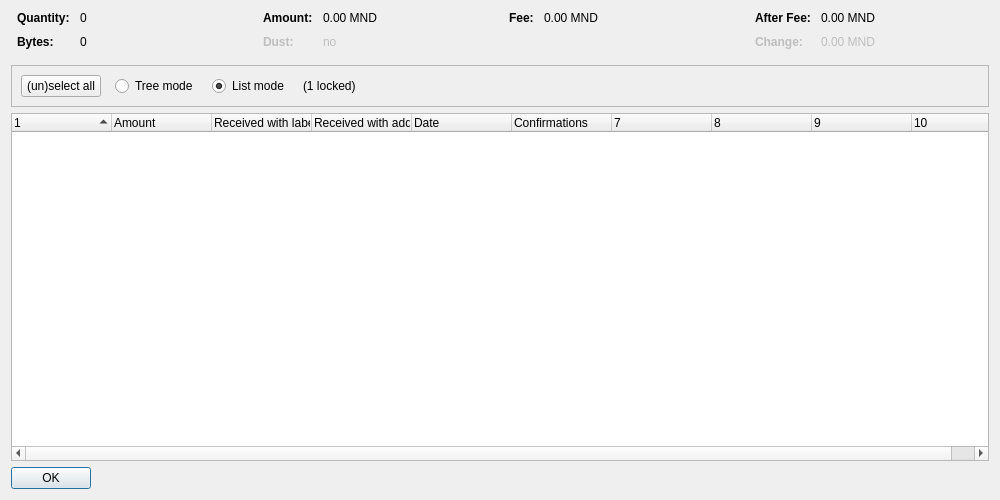
<?xml version="1.0" encoding="UTF-8"?>
<ui version="4.0">
 <class>CoinControlDialog</class>
 <widget class="QDialog" name="CoinControlDialog">
  <property name="geometry">
   <rect>
    <x>0</x>
    <y>0</y>
    <width>1000</width>
    <height>500</height>
   </rect>
  </property>
  <property name="windowTitle">
   <string>Coin Selection</string>
  </property>
  <layout class="QVBoxLayout" name="verticalLayout">
   <item>
    <layout class="QHBoxLayout" name="horizontalLayoutTop" stretch="0,0,0,0">
     <property name="topMargin">
      <number>0</number>
     </property>
     <property name="bottomMargin">
      <number>10</number>
     </property>
     <item>
      <layout class="QFormLayout" name="formLayoutCoinControl1">
       <property name="horizontalSpacing">
        <number>10</number>
       </property>
       <property name="verticalSpacing">
        <number>10</number>
       </property>
       <property name="leftMargin">
        <number>6</number>
       </property>
       <property name="rightMargin">
        <number>6</number>
       </property>
       <item row="0" column="0">
        <widget class="QLabel" name="labelCoinControlQuantityText">
         <property name="font">
          <font>
           <weight>75</weight>
           <bold>true</bold>
          </font>
         </property>
         <property name="text">
          <string>Quantity:</string>
         </property>
        </widget>
       </item>
       <item row="0" column="1">
        <widget class="QLabel" name="labelCoinControlQuantity">
         <property name="cursor">
          <cursorShape>IBeamCursor</cursorShape>
         </property>
         <property name="contextMenuPolicy">
          <enum>Qt::ActionsContextMenu</enum>
         </property>
         <property name="text">
          <string notr="true">0</string>
         </property>
         <property name="textInteractionFlags">
          <set>Qt::LinksAccessibleByMouse|Qt::TextSelectableByKeyboard|Qt::TextSelectableByMouse</set>
         </property>
        </widget>
       </item>
       <item row="1" column="0">
        <widget class="QLabel" name="labelCoinControlBytesText">
         <property name="font">
          <font>
           <weight>75</weight>
           <bold>true</bold>
          </font>
         </property>
         <property name="text">
          <string>Bytes:</string>
         </property>
        </widget>
       </item>
       <item row="1" column="1">
        <widget class="QLabel" name="labelCoinControlBytes">
         <property name="cursor">
          <cursorShape>IBeamCursor</cursorShape>
         </property>
         <property name="contextMenuPolicy">
          <enum>Qt::ActionsContextMenu</enum>
         </property>
         <property name="text">
          <string notr="true">0</string>
         </property>
         <property name="textInteractionFlags">
          <set>Qt::LinksAccessibleByMouse|Qt::TextSelectableByKeyboard|Qt::TextSelectableByMouse</set>
         </property>
        </widget>
       </item>
      </layout>
     </item>
     <item>
      <layout class="QFormLayout" name="formLayoutCoinControl2">
       <property name="horizontalSpacing">
        <number>10</number>
       </property>
       <property name="verticalSpacing">
        <number>10</number>
       </property>
       <property name="leftMargin">
        <number>6</number>
       </property>
       <property name="rightMargin">
        <number>6</number>
       </property>
       <item row="0" column="0">
        <widget class="QLabel" name="labelCoinControlAmountText">
         <property name="font">
          <font>
           <weight>75</weight>
           <bold>true</bold>
          </font>
         </property>
         <property name="text">
          <string>Amount:</string>
         </property>
        </widget>
       </item>
       <item row="0" column="1">
        <widget class="QLabel" name="labelCoinControlAmount">
         <property name="cursor">
          <cursorShape>IBeamCursor</cursorShape>
         </property>
         <property name="contextMenuPolicy">
          <enum>Qt::ActionsContextMenu</enum>
         </property>
         <property name="text">
          <string notr="true">0.00 MND</string>
         </property>
         <property name="textInteractionFlags">
          <set>Qt::LinksAccessibleByMouse|Qt::TextSelectableByKeyboard|Qt::TextSelectableByMouse</set>
         </property>
        </widget>
       </item>
       <item row="1" column="0">
        <widget class="QLabel" name="labelCoinControlLowOutputText">
         <property name="enabled">
          <bool>false</bool>
         </property>
         <property name="font">
          <font>
           <weight>75</weight>
           <bold>true</bold>
          </font>
         </property>
         <property name="text">
          <string>Dust:</string>
         </property>
        </widget>
       </item>
       <item row="1" column="1">
        <widget class="QLabel" name="labelCoinControlLowOutput">
         <property name="enabled">
          <bool>false</bool>
         </property>
         <property name="cursor">
          <cursorShape>IBeamCursor</cursorShape>
         </property>
         <property name="contextMenuPolicy">
          <enum>Qt::ActionsContextMenu</enum>
         </property>
         <property name="text">
          <string notr="true">no</string>
         </property>
         <property name="textInteractionFlags">
          <set>Qt::LinksAccessibleByMouse|Qt::TextSelectableByKeyboard|Qt::TextSelectableByMouse</set>
         </property>
        </widget>
       </item>
      </layout>
     </item>
     <item>
      <layout class="QFormLayout" name="formLayoutCoinControl3">
       <property name="horizontalSpacing">
        <number>10</number>
       </property>
       <property name="verticalSpacing">
        <number>10</number>
       </property>
       <property name="leftMargin">
        <number>6</number>
       </property>
       <property name="rightMargin">
        <number>6</number>
       </property>
       <item row="0" column="0">
        <widget class="QLabel" name="labelCoinControlFeeText">
         <property name="font">
          <font>
           <weight>75</weight>
           <bold>true</bold>
          </font>
         </property>
         <property name="text">
          <string>Fee:</string>
         </property>
        </widget>
       </item>
       <item row="0" column="1">
        <widget class="QLabel" name="labelCoinControlFee">
         <property name="cursor">
          <cursorShape>IBeamCursor</cursorShape>
         </property>
         <property name="contextMenuPolicy">
          <enum>Qt::ActionsContextMenu</enum>
         </property>
         <property name="text">
          <string notr="true">0.00 MND</string>
         </property>
         <property name="textInteractionFlags">
          <set>Qt::LinksAccessibleByMouse|Qt::TextSelectableByKeyboard|Qt::TextSelectableByMouse</set>
         </property>
        </widget>
       </item>
      </layout>
     </item>
     <item>
      <layout class="QFormLayout" name="formLayoutCoinControl4">
       <property name="horizontalSpacing">
        <number>10</number>
       </property>
       <property name="verticalSpacing">
        <number>10</number>
       </property>
       <property name="leftMargin">
        <number>6</number>
       </property>
       <property name="rightMargin">
        <number>6</number>
       </property>
       <item row="0" column="0">
        <widget class="QLabel" name="labelCoinControlAfterFeeText">
         <property name="font">
          <font>
           <weight>75</weight>
           <bold>true</bold>
          </font>
         </property>
         <property name="text">
          <string>After Fee:</string>
         </property>
        </widget>
       </item>
       <item row="0" column="1">
        <widget class="QLabel" name="labelCoinControlAfterFee">
         <property name="cursor">
          <cursorShape>IBeamCursor</cursorShape>
         </property>
         <property name="contextMenuPolicy">
          <enum>Qt::ActionsContextMenu</enum>
         </property>
         <property name="text">
          <string notr="true">0.00 MND</string>
         </property>
         <property name="textInteractionFlags">
          <set>Qt::LinksAccessibleByMouse|Qt::TextSelectableByKeyboard|Qt::TextSelectableByMouse</set>
         </property>
        </widget>
       </item>
       <item row="1" column="0">
        <widget class="QLabel" name="labelCoinControlChangeText">
         <property name="enabled">
          <bool>false</bool>
         </property>
         <property name="font">
          <font>
           <weight>75</weight>
           <bold>true</bold>
          </font>
         </property>
         <property name="text">
          <string>Change:</string>
         </property>
        </widget>
       </item>
       <item row="1" column="1">
        <widget class="QLabel" name="labelCoinControlChange">
         <property name="enabled">
          <bool>false</bool>
         </property>
         <property name="cursor">
          <cursorShape>IBeamCursor</cursorShape>
         </property>
         <property name="contextMenuPolicy">
          <enum>Qt::ActionsContextMenu</enum>
         </property>
         <property name="text">
          <string notr="true">0.00 MND</string>
         </property>
         <property name="textInteractionFlags">
          <set>Qt::LinksAccessibleByMouse|Qt::TextSelectableByKeyboard|Qt::TextSelectableByMouse</set>
         </property>
        </widget>
       </item>
      </layout>
     </item>
    </layout>
   </item>
   <item>
    <widget class="QFrame" name="frame">
     <property name="minimumSize">
      <size>
       <width>0</width>
       <height>40</height>
      </size>
     </property>
     <property name="frameShape">
      <enum>QFrame::StyledPanel</enum>
     </property>
     <property name="frameShadow">
      <enum>QFrame::Sunken</enum>
     </property>
     <layout class="QHBoxLayout" name="horizontalLayout">
      <item>
       <layout class="QHBoxLayout" name="horizontalLayoutPanel" stretch="0,0,0,0,0">
        <property name="spacing">
         <number>14</number>
        </property>
        <item>
         <widget class="QPushButton" name="pushButtonSelectAll">
          <property name="sizePolicy">
           <sizepolicy hsizetype="Maximum" vsizetype="Fixed">
            <horstretch>0</horstretch>
            <verstretch>0</verstretch>
           </sizepolicy>
          </property>
          <property name="text">
           <string>(un)select all</string>
          </property>
          <property name="autoDefault">
           <bool>false</bool>
          </property>
         </widget>
        </item>
        <item>
         <widget class="QRadioButton" name="radioTreeMode">
          <property name="sizePolicy">
           <sizepolicy hsizetype="Maximum" vsizetype="Fixed">
            <horstretch>0</horstretch>
            <verstretch>0</verstretch>
           </sizepolicy>
          </property>
          <property name="text">
           <string>Tree mode</string>
          </property>
         </widget>
        </item>
        <item>
         <widget class="QRadioButton" name="radioListMode">
          <property name="sizePolicy">
           <sizepolicy hsizetype="Maximum" vsizetype="Fixed">
            <horstretch>0</horstretch>
            <verstretch>0</verstretch>
           </sizepolicy>
          </property>
          <property name="text">
           <string>List mode</string>
          </property>
          <property name="checked">
           <bool>true</bool>
          </property>
         </widget>
        </item>
        <item>
         <widget class="QLabel" name="labelLocked">
          <property name="text">
           <string notr="true">(1 locked)</string>
          </property>
         </widget>
        </item>
        <item>
         <spacer name="horizontalSpacer">
          <property name="orientation">
           <enum>Qt::Horizontal</enum>
          </property>
          <property name="sizeHint" stdset="0">
           <size>
            <width>40</width>
            <height>20</height>
           </size>
          </property>
         </spacer>
        </item>
       </layout>
      </item>
     </layout>
    </widget>
   </item>
   <item>
    <widget class="CoinControlTreeWidget" name="treeWidget">
     <property name="contextMenuPolicy">
      <enum>Qt::CustomContextMenu</enum>
     </property>
     <property name="sortingEnabled">
      <bool>false</bool>
     </property>
     <property name="columnCount">
      <number>10</number>
     </property>
     <attribute name="headerShowSortIndicator" stdset="0">
      <bool>true</bool>
     </attribute>
     <attribute name="headerStretchLastSection">
      <bool>false</bool>
     </attribute>
     <column>
      <property name="text">
       <string/>
      </property>
     </column>
     <column>
      <property name="text">
       <string>Amount</string>
      </property>
     </column>
     <column>
      <property name="text">
       <string>Received with label</string>
      </property>
     </column>
     <column>
      <property name="text">
       <string>Received with address</string>
      </property>
     </column>
     <column>
      <property name="text">
       <string>Date</string>
      </property>
     </column>
     <column>
      <property name="text">
       <string>Confirmations</string>
      </property>
      <property name="toolTip">
       <string>Confirmed</string>
      </property>
     </column>
     <column>
      <property name="text">
       <string/>
      </property>
     </column>
     <column>
      <property name="text">
       <string/>
      </property>
     </column>
     <column>
      <property name="text">
       <string/>
      </property>
     </column>
     <column>
      <property name="text">
       <string/>
      </property>
     </column>
    </widget>
   </item>
   <item>
    <widget class="QDialogButtonBox" name="buttonBox">
     <property name="sizePolicy">
      <sizepolicy hsizetype="Maximum" vsizetype="Fixed">
       <horstretch>0</horstretch>
       <verstretch>0</verstretch>
      </sizepolicy>
     </property>
     <property name="orientation">
      <enum>Qt::Horizontal</enum>
     </property>
     <property name="standardButtons">
      <set>QDialogButtonBox::Ok</set>
     </property>
    </widget>
   </item>
  </layout>
 </widget>
 <customwidgets>
  <customwidget>
   <class>CoinControlTreeWidget</class>
   <extends>QTreeWidget</extends>
   <header>qt/coincontroltreewidget.h</header>
  </customwidget>
 </customwidgets>
 <resources/>
 <connections/>
</ui>
